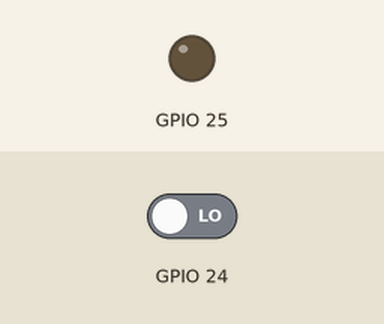
The program below on a simulated Raspberry Pi (BCM pin numbers). Shown: output pins drawn as LEDs (lit = HIGH). The test bench sets the inputs (shaded band); at power-on: GPIO 24 LOW. The clock reads 2024-03-15 10:24:30 at power-on unless the program sets it.

Above: at 1.2 s.
1.3 s: GPIO 24 driven HIGH
At 2.4 s:
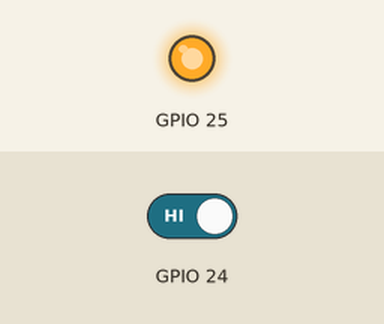
2.8 s: GPIO 24 driven LOW
At 3.6 s:
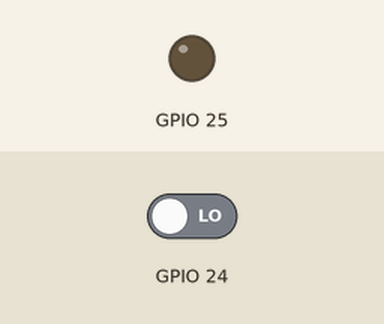
Timing chart, 0 to 5.8 s (numbered marks = the images above; inputs shaded):
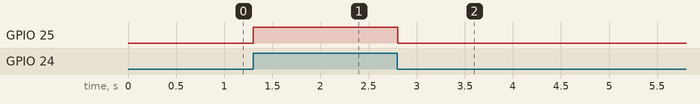

The program:

tactswitch.py
```python
import logging
import RPi.GPIO as GPIO
from time import sleep

logger = logging.getLogger()
logger.setLevel(logging.INFO)


GPIO.setmode(GPIO.BCM)
GPIO.setup(25, GPIO.OUT)
GPIO.setup(24, GPIO.IN)
# raspi内部のプルダウン抵抗を使いたいとき
#GPIO.setup(24, GPIO.IN, pull_up_down=GPIO.PUD_DOWN)

try:
    while True:
        if GPIO.input(24) == GPIO.HIGH:
            GPIO.output(25, GPIO.HIGH)
        else:
            GPIO.output(25, GPIO.LOW)

        sleep(0.01)

except KeyboardInterrupt:
    logging.info('process aborted by user')

GPIO.cleanup()
```

Measured:
- after the input at 1.3 s, GPIO 25: LOW → HIGH at once
- after the input at 2.8 s, GPIO 25: HIGH → LOW at once
